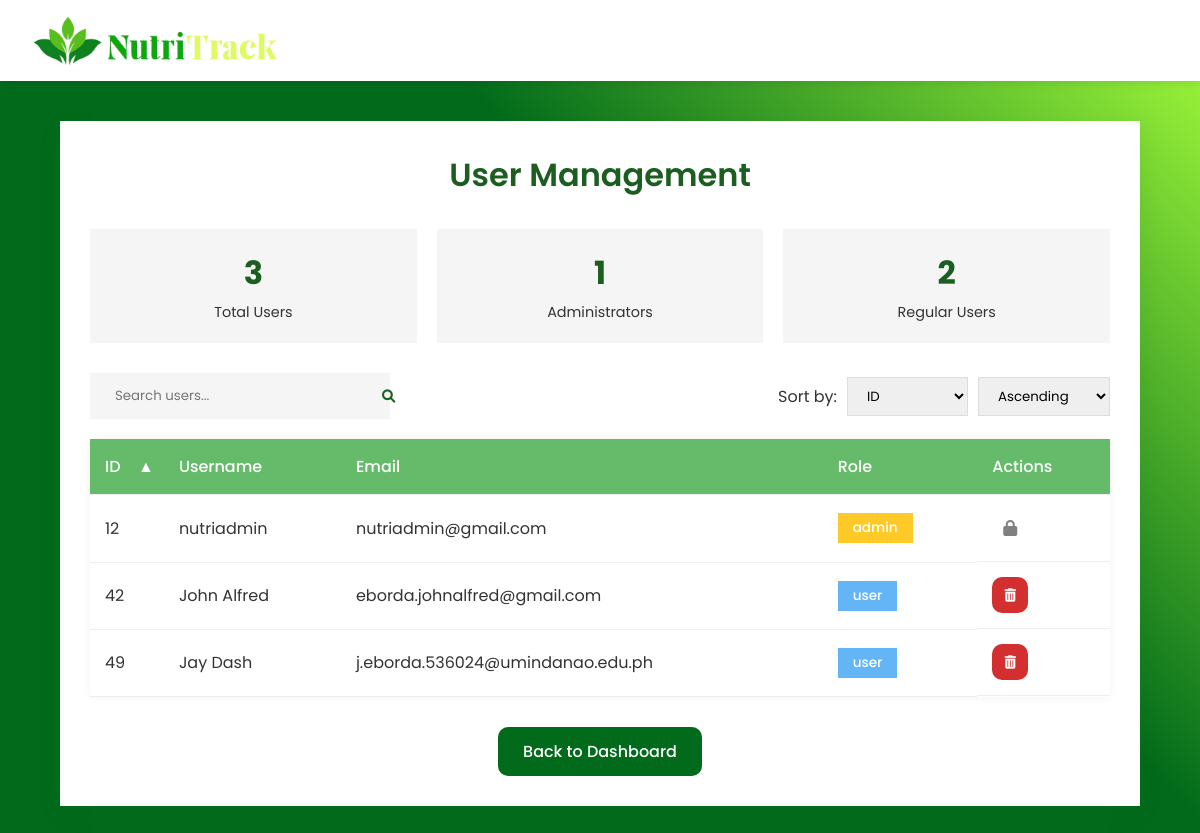
The page /codes/php/manage_users.php (signed in) on the database as committed earlier.
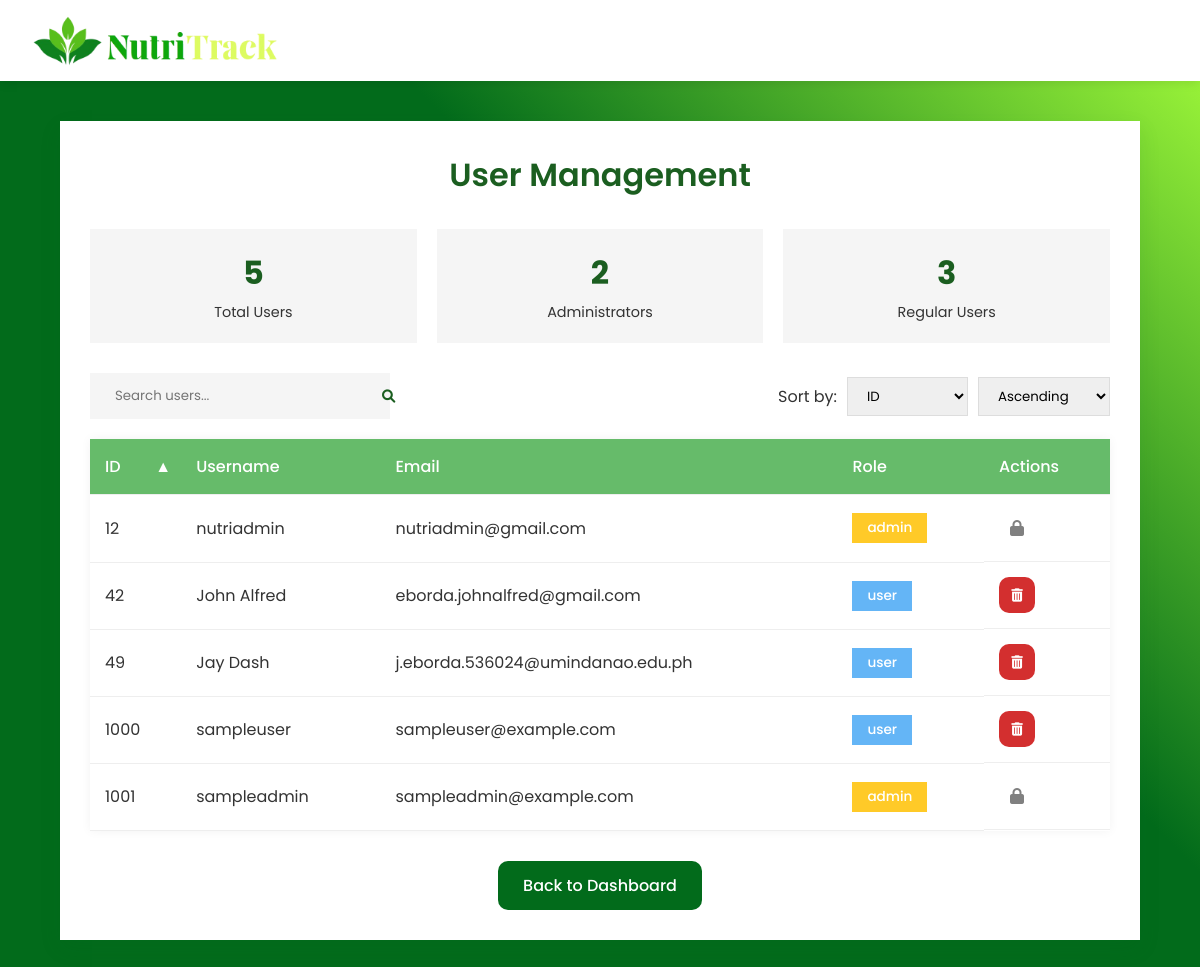
The same page on the database as committed later.
### tables this page shows
CREATE TABLE `users` (
  `id` int(11) NOT NULL,
  `username` varchar(100) NOT NULL,
  `email` varchar(255) NOT NULL,
  `created_at` datetime NOT NULL DEFAULT current_timestamp(),
  `password` varchar(255) NOT NULL,
  `role` enum('user','admin') DEFAULT 'user',
  `profile_picture` varchar(255) DEFAULT NULL,
  `status` varchar(20) DEFAULT 'active',
  `last_login` datetime DEFAULT NULL,
  `reset_token` varchar(64) NOT NULL DEFAULT '',
  `reset_token_expiry` datetime NOT NULL DEFAULT '1970-01-01 00:00:00',
  `reset_expires` int(11) NOT NULL DEFAULT 0
);

### codes/php/manage_users.php (the view, shortened to what this page needs)
<?php
require_once 'init.php';
$search = isset($_GET['search']) ? trim($_GET['search']) : '';
$sort = $_GET['sort'] ?? 'id';
$order = $_GET['order'] ?? 'ASC';
$query = "SELECT id, username, email, role FROM users";
$query .= " ORDER BY $sort $order";
$result = $conn->query($query);
$total_users = $conn->query("SELECT COUNT(*) as total FROM users")->fetch_assoc()['total'];
$total_admins = $conn->query("SELECT COUNT(*) as total FROM users WHERE role = 'admin'")->fetch_assoc()['total'];
$total_regular_users = $total_users - $total_admins;
?>
<!DOCTYPE html>
<html lang="en">
<head>
    <link rel="stylesheet" href="https://cdnjs.cloudflare.com/ajax/libs/font-awesome/6.0.0/css/all.min.css">
    <link rel="stylesheet" href="/nutrition_tracker/codes/css/manage_user.css">
</head>
<body>
<header>
    <div class="logo">
        <img src="/nutrition_tracker/codes/images/logoname.png" alt="NutriTrack Logo" style="width: 250px; height: auto;">
    </div>
</header>
<div class="container">
    <div class="dashboard-header">
        <h1>User Management</h1>
    </div>
    <div class="stats-cards">
        <div class="stat-card">
            <div class="number"><?php echo $total_users; ?></div>
            <div class="label">Total Users</div>
        </div>
        <div class="stat-card">
            <div class="number"><?php echo $total_admins; ?></div>
            <div class="label">Administrators</div>
        </div>
        <div class="stat-card">
            <div class="number"><?php echo $total_regular_users; ?></div>
            <div class="label">Regular Users</div>
        </div>
    </div>
    <div class="search-sort">
        <form action="" method="GET" class="search-box">
            <input type="text" name="search" placeholder="Search users..." value="<?php echo htmlspecialchars($search); ?>">
            <button type="submit"><i class="fas fa-search"></i></button>
        </form>
        <div class="sort-options">
            <label for="sort">Sort by:</label>
            <select name="sort" id="sort" onchange="updateSort(this.value)">
                <option value="id" <?php echo $sort === 'id' ? 'selected' : ''; ?>>ID</option>
            </select>
            <select name="order" id="order" onchange="updateOrder(this.value)">
                <option value="ASC" <?php echo $order === 'ASC' ? 'selected' : ''; ?>>Ascending</option>
            </select>
        </div>
    </div>
    <?php if ($result->num_rows > 0): ?>
        <table>
            <tr>
                <th class="<?php echo $sort === 'id' ? ($order === 'ASC' ? 'asc' : 'desc') : ''; ?>" onclick="sortTable('id')">ID</th>
                <th class="<?php echo $sort === 'username' ? ($order === 'ASC' ? 'asc' : 'desc') : ''; ?>" onclick="sortTable('username')">Username</th>
                <th class="<?php echo $sort === 'email' ? ($order === 'ASC' ? 'asc' : 'desc') : ''; ?>" onclick="sortTable('email')">Email</th>
                <th class="<?php echo $sort === 'role' ? ($order === 'ASC' ? 'asc' : 'desc') : ''; ?>" onclick="sortTable('role')">Role</th>
                <th>Actions</th>
            </tr>
            <?php while ($row = $result->fetch_assoc()): ?>
                <tr>
                    <td><?php echo $row['id']; ?></td>
                    <td><?php echo htmlspecialchars($row['username']); ?></td>
                    <td><?php echo htmlspecialchars($row['email']); ?></td>
                    <td>
                        <span class="role-badge <?php echo $row['role'] === 'admin' ? 'admin-badge' : 'user-badge'; ?>">
                            <?php echo htmlspecialchars($row['role']); ?>
                        </span>
                    </td>
                    <td class="action-btns">
                        <?php if ($row['role'] !== 'admin'): ?>
                            <form method="POST" style="display: inline;" onsubmit="return confirm('Are you sure you want to delete this user?');">
                                <button type="submit" class="btn action-btn danger-btn" title="Delete User">
                                    <i class="fas fa-trash-alt"></i>
                                </button>
                            </form>
                        <?php else: ?>
                            <span class="btn action-btn disabled-btn" title="Admin users cannot be deleted">
                            <i class="fas fa-lock" style="color: grey;"></i>
                            </span>
                        <?php endif; ?>
                    </td>
                </tr>
            <?php endwhile; ?>
        </table>
    <?php endif; ?>
    <div class="bottom-actions">
        <a href="dashboard.php" class="btn dashboard-btn">
            Back to Dashboard
        </a>
    </div>
</div>
</body>
</html>

Rows that differ between the two databases and show on the page:
added users: id "1000", username "sampleuser", email "sampleuser@example.com", role "user"
added users: id "1001", username "sampleadmin", email "sampleadmin@example.com", role "admin"
Other text that changed with them:
$total_users: "3" → "5"
$total_admins: "1" → "2"
$total_regular_users: "2" → "3"
